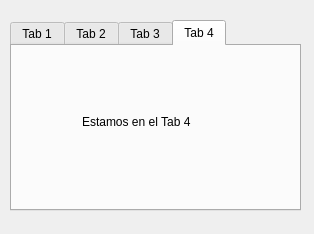
<?xml version="1.0" encoding="UTF-8"?>
<ui version="4.0">
 <class>tabs</class>
 <widget class="QWidget" name="tabs">
  <property name="geometry">
   <rect>
    <x>0</x>
    <y>0</y>
    <width>314</width>
    <height>234</height>
   </rect>
  </property>
  <property name="windowTitle">
   <string>Form</string>
  </property>
  <widget class="QTabWidget" name="tabWidget">
   <property name="geometry">
    <rect>
     <x>10</x>
     <y>20</y>
     <width>291</width>
     <height>191</height>
    </rect>
   </property>
   <property name="currentIndex">
    <number>3</number>
   </property>
   <widget class="QWidget" name="tab1">
    <attribute name="title">
     <string>Tab 1</string>
    </attribute>
    <widget class="QLabel" name="label1">
     <property name="geometry">
      <rect>
       <x>60</x>
       <y>40</y>
       <width>161</width>
       <height>71</height>
      </rect>
     </property>
     <property name="text">
      <string>Estamos en el Tab 1</string>
     </property>
    </widget>
   </widget>
   <widget class="QWidget" name="tab2">
    <attribute name="title">
     <string>Tab 2</string>
    </attribute>
    <widget class="QLabel" name="label2">
     <property name="geometry">
      <rect>
       <x>70</x>
       <y>50</y>
       <width>161</width>
       <height>71</height>
      </rect>
     </property>
     <property name="text">
      <string>Estamos en el Tab 2</string>
     </property>
    </widget>
   </widget>
   <widget class="QWidget" name="tab3">
    <attribute name="title">
     <string>Tab 3</string>
    </attribute>
    <widget class="QLabel" name="label3">
     <property name="geometry">
      <rect>
       <x>60</x>
       <y>40</y>
       <width>161</width>
       <height>71</height>
      </rect>
     </property>
     <property name="text">
      <string>Estamos en el Tab 3</string>
     </property>
    </widget>
   </widget>
   <widget class="QWidget" name="tab4">
    <attribute name="title">
     <string>Tab 4</string>
    </attribute>
    <widget class="QLabel" name="label4">
     <property name="geometry">
      <rect>
       <x>70</x>
       <y>40</y>
       <width>161</width>
       <height>71</height>
      </rect>
     </property>
     <property name="text">
      <string>Estamos en el Tab 4</string>
     </property>
    </widget>
   </widget>
  </widget>
 </widget>
 <resources/>
 <connections/>
</ui>
